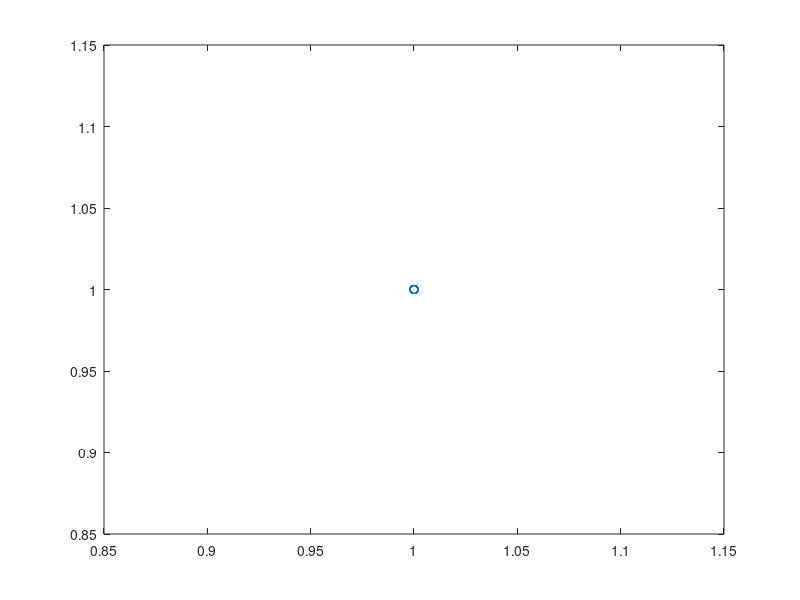

Recreate this plot in MATLAB.
clear all; close all; clc;
%Initialization of PSO parameters
wmax=0.9;
wmin=0.4;
itmax=200; %Maximum iteration number
c1=1.4;
c2=1.4;

for iter=1:itmax
W(iter)=wmax-((wmax-wmin)/itmax)*iter;
end

%**********************************************************

%Initialization of positions of agents
% agents are initialized between -5,+5 randomly
a=0;  
b=5;
N=20;
D=2;

x=a+(b-a)*rand(N,D,1);

%Initialization of velocities of agents
%Between -5 , +5, (which can also be started from zero)

m=0;
n=1;
V=m+(n-m)*rand(N,D,1);

%**********************************************************
%Function to be minimized. Scheaffer F6
%x(i,2,1)=x2
%x(i,1,1)=x1
%f=100*(x2-x1^2)^2+(x1-1)^2
for i=1:N;
F(i,1,1)=100*(x(i,2,1)-x(i,1,1)^2)^2+(x(i,1,1)-1)^2;
end
%**********************************************************
[C,I]=min(abs(F(:,1,1)));

B(1,1,1)=C;
XX(1,1,1)=I;
gbest(1,1,1)=x(I,1,1);
gbest(1,2,1)=x(I,2,1);

%********************************************************
%Matrix composed of gbest vector 
for p=1:N
    for r=1:D  
    G(p,r,1)=gbest(1,r,1);
end
  end
 
  Fbest(1,1,1)=100*(G(1,2,1)-G(1,1,1)^2)^2+(G(1,1,1)-1)^2;

  for i=1:N;
       pbest(i,:,1)=x(i,:,1);
    end
    

V(:,:,2)=W(1)*V(:,:,1)+c1*rand*(pbest(:,:,1)-x(:,:,1))+c2*rand*(G(:,:,1)-x(:,:,1));

x(:,:,2)=x(:,:,1)+V(:,:,2);

Fb(1,1,1)=100*(gbest(1,2,1)-gbest(1,1,1)^2)^2+(gbest(1,1,1)-1)^2;

%******************************************************
for j=2:itmax-1
   
% Calculation of new positions

    
for i=1:N;
    F(i,1,j)=100*(x(i,2,j)-x(i,1,j)^2)^2+(x(i,1,j)-1)^2;
end


[C,I]=min(abs(F(:,:,j)));

B(1,1,j)=C;

gbest(1,1,j)=x(I,1,j);
gbest(1,2,j)=x(I,2,j);
        
Fb(1,1,j)=100*(gbest(1,2,j)-gbest(1,1,j)^2)^2+(gbest(1,1,j)-1)^2;

[C,I]=min(Fb(1,1,:));

if Fb(1,1,j)<=C
    gbest(1,1,j)=gbest(1,1,j);
    gbest(1,2,j)=gbest(1,2,j);
else
    gbest(1,1,j)=gbest(1,1,I);
    gbest(1,2,j)=gbest(1,2,I);
end
   
    
%Matrix composed of gbest vector 
for p=1:N
    for r=1:D  
    G(p,r,j)=gbest(1,r,j);
end
  end

 Fbest(1,1,j)=100*(G(1,2,j)-G(1,1,j)^2)^2+(G(1,1,j)-1)^2;

 
  for i=1:N;
      [C,I]=min(F(i,1,:));
    if F(i,1,j)<=C
       pbest(i,:,j)=x(i,:,j);
   else
        pbest(i,:,j)=x(i,:,I);
    end
end

V(:,:,j+1)=W(j)*V(:,:,j)+c1*rand*(pbest(:,:,j)-x(:,:,j))+c2*rand*(G(:,:,j)-x(:,:,j));

x(:,:,j+1)=x(:,:,j)+V(:,:,j+1);

end


plot(x(:,1,200),x(:,2,200),'o')

